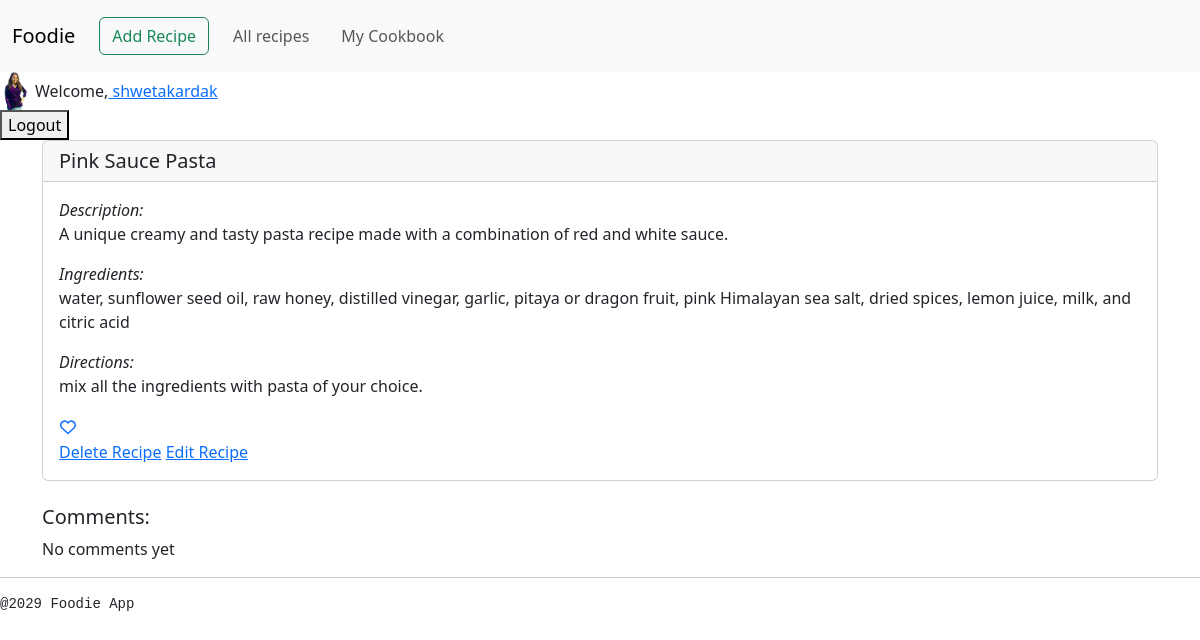
Screenshot of /recipes/2 (signed in) with the database file from the repository.
### accounts/models.py (models this page shows, shortened)
class UserProfile(models.Model):
    user=models.OneToOneField(User, on_delete=models.CASCADE,related_name="profile")
    bio=models.TextField(blank=True,null=True)
    date_created=models.DateTimeField(auto_now_add=True)
    profile_photo=models.ImageField(upload_to="profile_photos/",null=True,blank=True)

### recipes/models.py (models this page shows, shortened)
class Recipe(models.Model):
    name=models.CharField(max_length=100)
    description=models.TextField(null=True)
    ingredients=models.TextField()
    directions=models.TextField()
    date_added=models.DateTimeField(auto_now_add=True,null=True,blank=True)
    category=models.ForeignKey(Category, on_delete=models.CASCADE)
    user=models.ForeignKey(User,null=True, on_delete=models.CASCADE, related_name="recipes")
    image=models.ImageField(upload_to="recipe_photos/",null=True,blank=True)
    favorited_by=models.ManyToManyField(User,related_name="favorite_recipes", blank=True)

### recipes/views.py (the view)
# urls.py: path("<int:recipe_id>", views.recipe_detail, name="recipe_details"),
def recipe_detail(request,recipe_id):
    recipe= Recipe.objects.get(id=recipe_id)
    context={"recipe": recipe}
    return render(request,"recipes/recipe.html",context)

### recipes/templates/recipes/recipe.html (shortened to what this page needs)
{% extends "base.html" %}
{% load django_bootstrap5%}
{% block content %}
     <div class="card mb-3">
               <h5 class="card-header"> {{ recipe.name}} </h5>
               <div class="card-body">
                    <i>Description:</i>
                    <p class="card-text">{{recipe.description}}</p>
                    <i>Ingredients:</i>
                    <p class="card-text">{{recipe.ingredients}}</p>
                    <i>Directions:</i>
                    <p class="card-text">{{recipe.directions}}</p>
               <div class="card-text">
                    <form action="{% url "recipes:toggle_favorite" recipe_id=recipe.id %}" method="post">
                         {% if recipe in user.favorite_recipes.all %}
                      <button type="submit" class="btn btn-link p-0 m-0"><i class="fas fa-heart" style="color:red"></i></button>
                      {% else %}
                      <button type="submit" class="btn btn-link p-0 m-0"><i class="far fa-heart"></i></button>
                      {% endif %}
                      </form>
                      <a href="{% url "recipes:delete_recipes" recipe.id%}">Delete Recipe</a>
                      <a href="{% url "recipes:edit_recipes" recipe.id%}">Edit Recipe</a>
                    </div>
          </div>
     </div>
     <div class="mt-4">
          <h5>Comments:</h5>
          {% for comment in comments %}
             <div class="d-flex align-items-centre mb-2">
                 <div>
                 <strong>{{comment.user.username}}<strong>
                  Commented on {{ comment.date_added|date:"F d, Y"}}
                  {{ comment.date_added|time:"H:i" }}:<br>
                 </div>
               <br>
               "{{ comment.text }}"
               </div>
               {% empty%}
               <p> No comments yet</p>
               {%endfor%}
     </div>
{% endblock content %}

### templates/base.html (shortened to what this page needs)
<!DOCTYPE html>
<html lang="en">
<head>
    {% load django_bootstrap5 %}
    {% load static %}
    {% bootstrap_css %}
    <link href="{% static 'fontawesomefree/css/all.min.css' %}" rel="stylesheet" type="text/css">
</head>
<body>
    <nav class="navbar navbar-expand-lg bg-body-tertiary">
        <div class="container-fluid">
          <a class="navbar-brand" href="{% url "foodie_app:index" %}">Foodie</a>
          <a class="navbar-link btn btn-outline-success m-2" href="{% url "foodie_app:add_recipe" %}">Add Recipe</a>
          <div class="collapse navbar-collapse" id="navbarNav">
            <ul class="navbar-nav">
              <li class="nav-item">
                <a class="nav-link btn btn-outline-success m-2" aria-current="page" href="{% url "recipes:index" %}">All recipes</a>
              </li>
              <ul class="navbar-nav">
                <li class="nav-item">
                  <a class="nav-link btn btn-outline-success m-2" aria-current="page" href="{% url "recipes:favorite_recipes" %}">My Cookbook</a>
                </li></ul></div>
        </div>
      </nav>
    <main>
    <header>
        {% if user.is_authenticated %}
            <li class="nav-item d-flex align-items-center">
              {% if user.profile.profile_photo %}
                 <img src="{{ user.profile.profile_photo.url}}"
                  alt="Profile"
                  style="width:30px; height:30px: border-radius: 50%; margin-right: 5px;">
              {% endif %}
               <span class="nav-text me-2"> Welcome,<a href="{% url "accounts:edit_user_profile"%}"> {{ user.username }}</a></span>
          </li>
        <div>
            <form action="{% url "accounts:logout" %}" method="post">
                <button type="submit">Logout</button>
            </form>
            {% endif %}
        </div>
    </header>
    <div class="container">
        {% block content %}
        {% endblock content %}
     </div>
    </main>
    <div>
        <hr>
        <footer>
            <pre>@2029 Foodie App</pre>
        </footer>
    </div>
</body>
</html>

### rows the page displays
Recipe: name "Pink Sauce Pasta", description "A unique creamy and tasty pasta recipe made with a combination of red and white sauce.", ingredients "water, sunflower seed oil, raw honey, distilled vinegar, garlic, pitaya or dragon fruit, pink Himalayan sea salt, dried spices, lemon juice, milk, and citric acid", directions "mix all the ingredients with pasta of your choice."

### other values shown
{{ user.username }} "shwetakardak"
